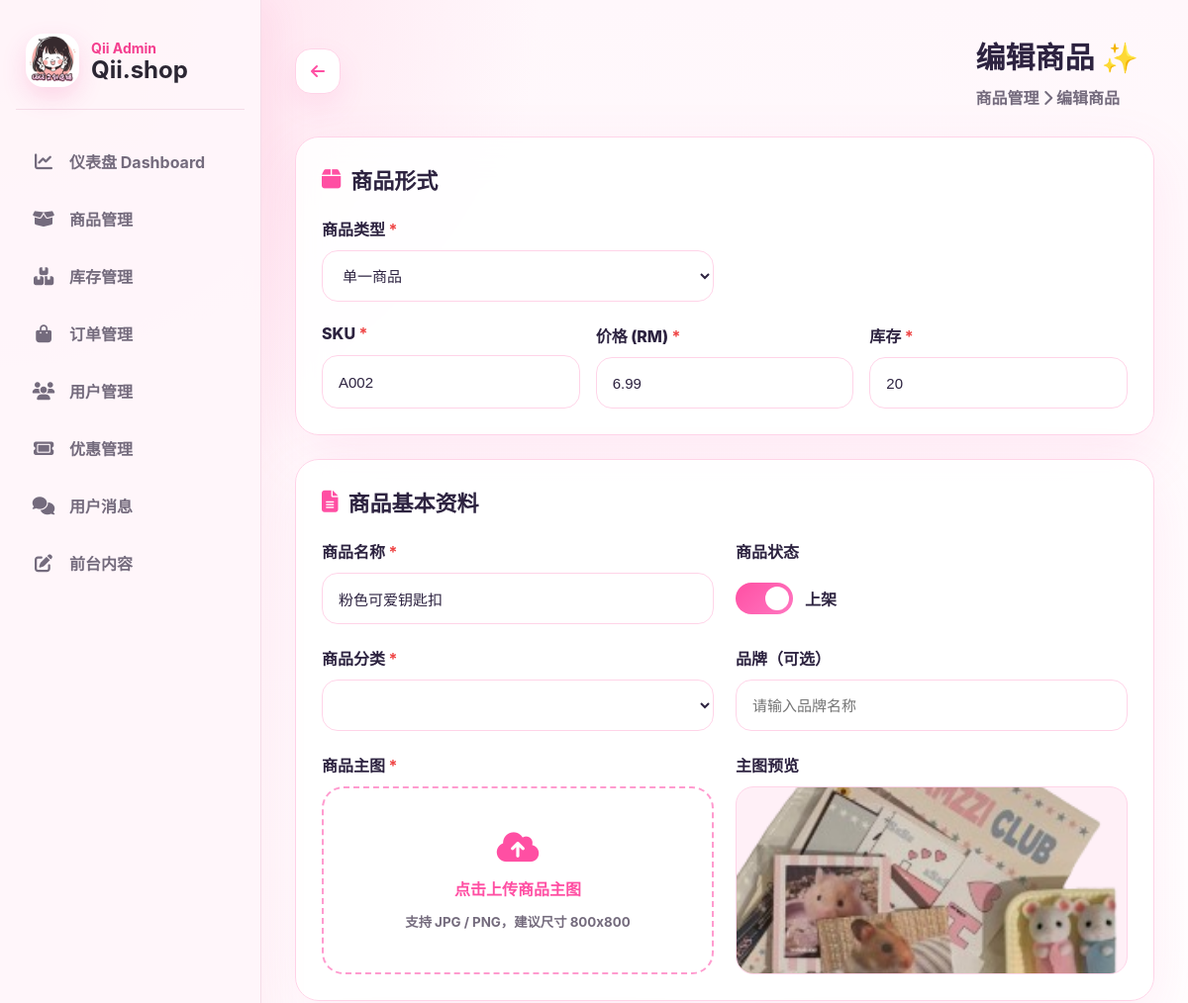
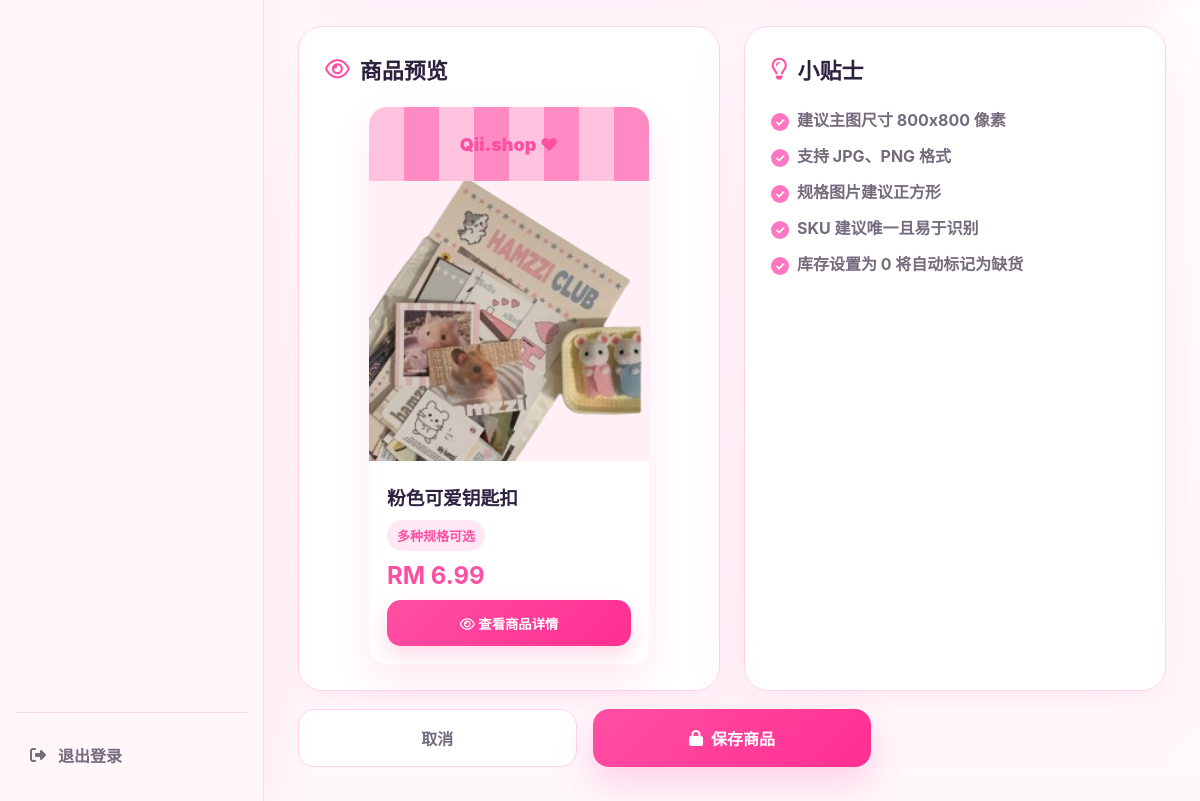
/a9sd8f7sd9f_admin/product_editor.php?id=2 (signed in), run on the app's committed database (2 pictures, top to bottom).
### tables this page shows
CREATE TABLE IF NOT EXISTS products (
  id INT AUTO_INCREMENT PRIMARY KEY,
  sku VARCHAR(100) NULL,
  name VARCHAR(255) NOT NULL,
  price DECIMAL(10,2) NOT NULL DEFAULT 0.00,
  stock INT NOT NULL DEFAULT 0,
  warning_level INT NOT NULL DEFAULT 5,
  category VARCHAR(80) NOT NULL DEFAULT 'phone',
  image_url VARCHAR(255) NULL,
  has_variant TINYINT(1) NOT NULL DEFAULT 0,
  sort_order INT NOT NULL DEFAULT 0,
  created_at DATETIME NOT NULL DEFAULT CURRENT_TIMESTAMP,
  updated_at DATETIME NULL DEFAULT NULL ON UPDATE CURRENT_TIMESTAMP,
  KEY idx_products_category (category),
  KEY idx_products_sku (sku)
);

### a9sd8f7sd9f_admin/product_editor.php (the view, shortened to what this page needs)
<?php
require_once __DIR__ . '/config.php';
$categories = [];
function qii_text($text) {
    $text = (string)$text;
    if ($text === '') return '';
    return $text;
}
function asset_url(?string $path): string {
    $path = trim((string)$path);
    return '../' . ltrim($path, '/');
}
$id = (int)($_GET['id'] ?? 0);
$product = [
    'id' => 0,
    'sku' => '',
    'name' => '',
    'price' => '0.00',
    'stock' => 0,
    'warning_level' => 5,
    'category' => 'phone',
    'brand' => '',
    'status' => 'active',
    'image_url' => '',
];
$variants = [];
if ($id > 0) {
    $stmt = $pdo->prepare("SELECT * FROM products WHERE id=? LIMIT 1");
    $stmt->execute([$id]);
    $found = $stmt->fetch(PDO::FETCH_ASSOC);
    if ($found) $product = array_merge($product, $found);
    $stmt = $pdo->prepare("
        SELECT v.*
        FROM product_variants v
        INNER JOIN product_groups g ON g.id = v.group_id
        WHERE g.product_id=?
        ORDER BY v.sort_order ASC, v.id ASC
    ");
    $stmt->execute([$id]);
    $variants = $stmt->fetchAll(PDO::FETCH_ASSOC);
}
if (!$variants) {
    $variants = [[
        'id' => 0,
        'variant_name' => '',
        'sku' => $product['sku'] ? $product['sku'] . '-01' : '',
        'price' => $product['price'] ?? '0.00',
        'stock' => $product['stock'] ?? 0,
        'image_url' => '',
    ]];
}
$initialProductType = ((int)($product['has_variant'] ?? 0) === 1 || ($id > 0 && count($variants) > 1)) ? 'variant' : 'single';
$isEdit = (int)$product['id'] > 0;
$selectedProductType = ($_POST['product_type'] ?? $initialProductType) === 'variant' ? 'variant' : 'single';
?>
<!DOCTYPE html>
<html lang="zh-CN">
<head>
  <link rel="stylesheet" href="https://cdnjs.cloudflare.com/ajax/libs/font-awesome/6.5.0/css/all.min.css">
  <link rel="stylesheet" href="css/product_admin.css?v=20260604">
</head>
<body>
<?php include 'includes/admin_header.php'; ?>
<main class="main product-editor-page">
  <header class="editor-topbar">
    <a href="product.php" class="back-link"><i class="fa-solid fa-arrow-left"></i></a>
    <div>
      <h1><?= $isEdit ? '编辑商品' : '新增商品' ?> ✨</h1>
      <p>商品管理 <i class="fa-solid fa-chevron-right"></i> <?= $isEdit ? '编辑商品' : '新增商品' ?></p>
    </div>
  </header>
  <form method="post" enctype="multipart/form-data" id="productEditorForm" data-product-form data-product-type-value="<?= htmlspecialchars($selectedProductType) ?>">
    <section class="editor-card product-type-card">
      <h2><i class="fa-solid fa-box"></i> 商品形式</h2>
      <div class="form-grid">
        <label class="field">
          <span>商品类型 <b>*</b></span>
          <select name="product_type" data-product-type>
            <option value="single" <?= $selectedProductType === 'single' ? 'selected' : '' ?>>单一商品</option>
          </select>
        </label>
        <div class="single-product-fields" data-single-fields>
          <label class="field">
            <span>SKU <b>*</b></span>
            <input data-preview-variant name="single_sku" value="<?= htmlspecialchars($_POST['single_sku'] ?? ($product['sku'] ?? '')) ?>" placeholder="例如 A001">
          </label>
          <label class="field">
            <span>价格 (RM) <b>*</b></span>
            <input data-preview-price name="single_price" type="number" step="0.01" value="<?= htmlspecialchars($_POST['single_price'] ?? ($product['price'] ?? '0.00')) ?>" placeholder="0.00">
          </label>
          <label class="field">
            <span>库存 <b>*</b></span>
            <input name="single_stock" type="number" value="<?= htmlspecialchars($_POST['single_stock'] ?? ($product['stock'] ?? 0)) ?>" placeholder="0">
          </label>
        </div>
      </div>
    </section>
    <div class="editor-layout">
      <div class="editor-main">
        <section class="editor-card">
          <h2><i class="fa-solid fa-file-lines"></i> 商品基本资料</h2>
          <div class="form-grid">
            <label class="field wide">
              <span>商品名称 <b>*</b></span>
              <input data-preview-name name="name" value="<?= htmlspecialchars(qii_text($product['name'] ?? '')) ?>" placeholder="请输入商品名称" required>
            </label>
            <label class="field">
              <span>商品状态</span>
              <span class="switch-line"><input type="checkbox" name="status" <?= ($product['status'] ?? 'active') === 'active' ? 'checked' : '' ?>><i></i> 上架</span>
            </label>
            <label class="field">
              <span>商品分类 <b>*</b></span>
              <select data-preview-category name="category" required>
              </select>
            </label>
            <label class="field">
              <span>品牌（可选）</span>
              <input name="brand" value="<?= htmlspecialchars($product['brand'] ?? '') ?>" placeholder="请输入品牌名称">
            </label>
            <label class="upload-field wide">
              <span>商品主图 <b>*</b></span>
              <div class="upload-box">
                <i class="fa-solid fa-cloud-arrow-up"></i>
                <strong>点击上传商品主图</strong>
                <small>支持 JPG / PNG，建议尺寸 800x800</small>
              </div>
            </label>
            <div class="image-preview-panel">
              <span>主图预览</span>
              <img id="mainPreview" src="<?= htmlspecialchars(asset_url($product['image_url'] ?? '')) ?>" alt="主图预览">
            </div>
          </div>
        </section>
      </div>
      <aside class="editor-side">
        <section class="preview-card">
          <h2><i class="fa-regular fa-eye"></i> 商品预览</h2>
          <div class="shop-preview">
            <div class="shop-awning">Qii.shop ❤</div>
            <img id="cardPreviewImg" src="<?= htmlspecialchars(asset_url($product['image_url'] ?? '')) ?>" alt="">
            <div class="shop-preview-body">
              <h3 id="cardPreviewName"><?= htmlspecialchars(qii_text($product['name'] ?: '商品名称将显示在这里')) ?></h3>
              <span id="cardPreviewTag"><?= htmlspecialchars($categories[$product['category']] ?? '多种规格可选') ?></span>
              <strong id="cardPreviewPrice">RM <?= number_format((float)($variants[0]['price'] ?? $product['price'] ?? 0), 2) ?></strong>
              <button type="button"><i class="fa-regular fa-eye"></i> 查看商品详情</button>
            </div>
          </div>
        </section>
        <section class="tip-card">
          <h2><i class="fa-regular fa-lightbulb"></i> 小贴士</h2>
          <ul>
            <li>建议主图尺寸 800x800 像素</li>
            <li>支持 JPG、PNG 格式</li>
            <li>规格图片建议正方形</li>
            <li>SKU 建议唯一且易于识别</li>
            <li>库存设置为 0 将自动标记为缺货</li>
          </ul>
        </section>
      </aside>
    </div>
    <div class="editor-actions">
      <a href="product.php" class="cancel-action">取消</a>
      <button type="submit" class="save-action"><i class="fa-solid fa-lock"></i> 保存商品</button>
    </div>
  </form>
</main>
</body>
</html>

### a9sd8f7sd9f_admin/includes/admin_layout.css (style rules this page uses)
:root { --pink: #f43f8f; --pink-strong: #ec2f83; --pink-soft: #fff0f7; --pink-tint: #ffe3ef; --ink: #2b2633; --muted: #746b7d; --line: #f4dce8; --panel: rgba(255, 255, 255, 0.92); --shadow: 0 16px 42px rgba(244, 63, 143, 0.12); }
* { box-sizing: border-box; }
body { margin: 0; font-family: "Inter", "Microsoft YaHei", "PingFang SC", Arial, sans-serif; background: radial-gradient(circle at top left, rgba(255, 213, 230, 0.85), transparent 34rem), linear-gradient(180deg, #fff7fb 0%, #fff 48%, #fff8fb 100%); color: var(--ink); }
.main, .main-content { margin-left: 264px; padding: 34px; }
button, .button, .btn-update, .btn-view, .btn-delete { border: 0; border-radius: 14px; background: var(--pink); color: #fff; font-weight: 700; cursor: pointer; box-shadow: 0 10px 22px rgba(244, 63, 143, 0.2); }
input, select, textarea { border: 1px solid var(--line); border-radius: 12px; background: #fff; color: var(--ink); }

### a9sd8f7sd9f_admin/product_editor.php (style rules this page uses)
.product-type-card { margin-bottom: 24px; }
.single-product-fields { grid-column: 1 / -1; display: grid; grid-template-columns: repeat(3, minmax(0, 1fr)); gap: 16px; }

### data on the page
products: product_type "单一商品", single_sku "A002", single_price "6.99", single_stock "20", name "粉色可爱钥匙扣", image_url (picture)

### other printed values
$item['label'] "仪表盘 Dashboard"
$item['label'] "商品管理"
$item['label'] "库存管理"
$item['label'] "订单管理"
$item['label'] "用户管理"
$item['label'] "优惠管理"
$item['label'] "用户消息"
